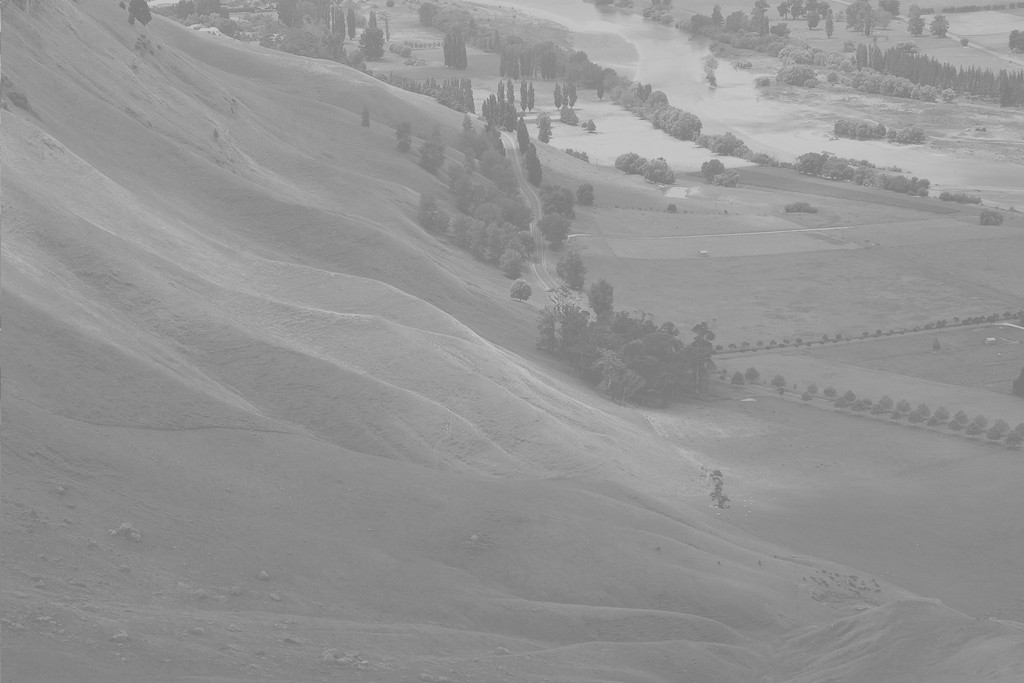
#> input picture Equalization/image.jpg, 1024 x 683 px
$ python equalization.py
#> lines starting #> are read from the running program, lines starting #| are printed output that depends on the picture
import cv2
from matplotlib import pyplot as plt
from collections import Counter

img = cv2.imread('image.jpg')
#> img is the input picture: shape (683, 1024, 3); min 114, max 208, mean 148
img = cv2.cvtColor(img, cv2.COLOR_BGR2GRAY)
#> img: shape (683, 1024)
# print(img)
cv2.imshow("image",img)
cv2.waitKey(0)

height = img.shape[ 0]
#> height = 683
width = img.shape[1]
#> width = 1024
size = width * height
#> size = 699392

previousVale = 0
dicProbability = {}
cumulativeProbability = {}
finalCumulative = dict()
values = img.reshape((size))

# h[g] = h[g] + 1
dictionary = dict(Counter(values))
#> dictionary = 95 items

x = dictionary.values()
y = dictionary.keys()
plot_ = plt.hist([[float(x_) for x_ in x] for y_ in y])
plt.title("Before Equalization Histogram")
plt.xlabel("All Pixels Variable")
plt.ylabel("Pixels")
plt.show()
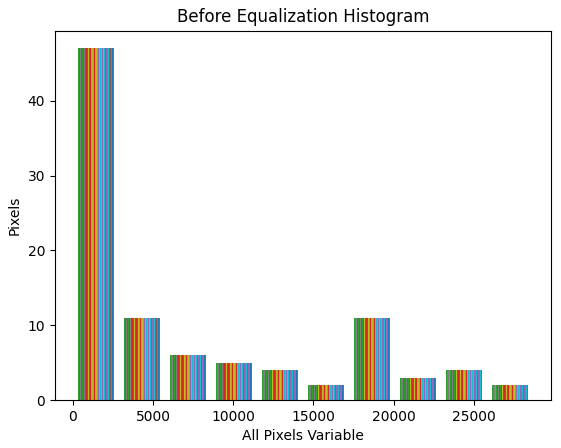
#> figure drawn by matplotlib, 1 panel; tallest bar 47 high, from x = 288 to 312.2; tallest bar 47 high, from x = 312.2 to 336.3; tallest bar 47 high, from x = 336.3 to 360.5

# calculating cumulative
for key in sorted(dictionary.keys()):
	value = dictionary[key]
	val = value + previousVale
	previousVale = val
	cumulativeProbability[key] = val
#> this loop made 95 passes
#> (value, val, previousVale) on passes 1 to 12: (1, 1, 1), (1, 2, 2), (12, 14, 14), (19, 33, 33), (49, 82, 82), (93, 175, 175), (220, 395, 395), (488, 883, 883), (1061, 1944, 1944), (1747, 3691, 3691), (2160, 5851, 5851), (2718, 8569, 8569)
#> after the loop, cumulativeProbability = 95 items

# calculating T[p] for each pixel-value
for key in sorted(cumulativeProbability.keys()):
	value = cumulativeProbability[key]
	finalCumulative[key] = round((255 / size) * value)
#> this loop made 95 passes
#> value on passes 1 to 12: 1, 2, 14, 33, 82, 175, 395, 883, 1944, 3691, 5851, 8569
#> after the loop, finalCumulative = 95 items

# g = T[p]
for i in range(height):
	for j in range(width):
		img[i, j] = finalCumulative[img[i, j]]
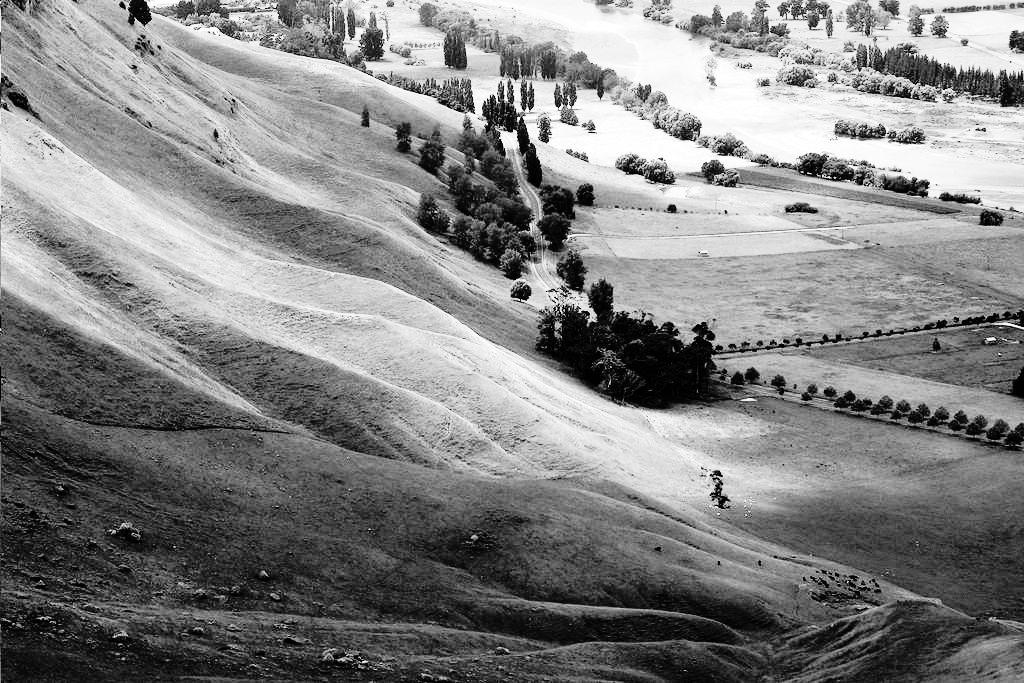
#> img: shape (683, 1024); min 0, max 255, mean 130.5

x = cumulativeProbability.values()
y = cumulativeProbability.keys()
plot_ = plt.hist([[float(x_) for x_ in x] for y_ in y])
plt.title("After Equalization Histogram")
plt.xlabel("All Pixels Variable")
plt.ylabel("Pixels")
plt.show()
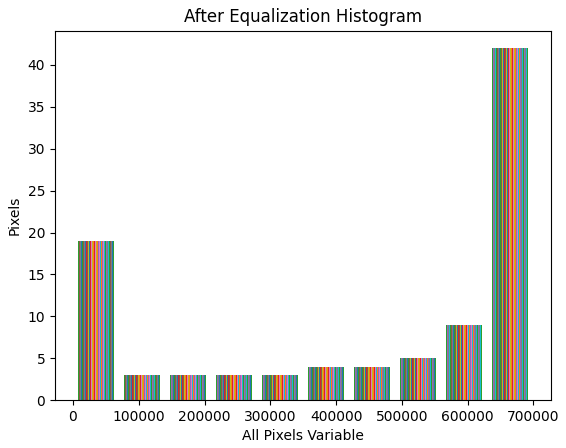
#> figure drawn by matplotlib, 1 panel; tallest bar 42 high, from x = 636446.8 to 637035.8; tallest bar 42 high, from x = 637035.8 to 637624.7; tallest bar 42 high, from x = 637624.7 to 638213.7

cv2.imshow("Equalized", img)
cv2.waitKey(0)
